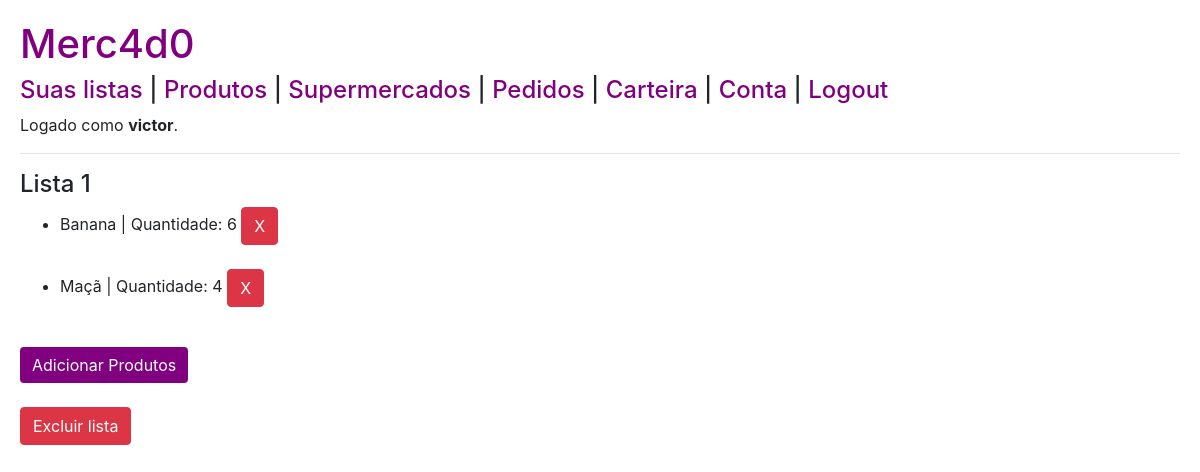
Page /lista/3 (signed in) on the committed database.
### compras/models.py (models this page shows, shortened)
class Usuario(AbstractUser):
    cpf = models.CharField(max_length=11)

class Lista(models.Model):
    nome = models.CharField(max_length=50)
    usuario = models.ForeignKey(Usuario,
                                on_delete=models.CASCADE,
                                related_name="listas")

class ProdutoLista(models.Model):
    produto = models.ForeignKey(Produto,
                                on_delete=models.CASCADE,
                                related_name="listas")
    lista = models.ForeignKey(Lista,
                                on_delete=models.CASCADE,
                                related_name="produtos")
    quantidade = models.PositiveIntegerField()

class Produto(models.Model):
    nome = models.CharField(max_length=50)

### compras/views.py (the view, shortened to what this page needs)
# urls.py: path("lista/<int:id>", views.lista, name="lista"),
def lista(request, id):
    if request.method == "GET":
        produtos = (ProdutoLista.objects.filter(lista=id))
        nomelista = Lista.objects.get(pk=id).nome
        return render(request, 'compras/lista.html', {
            "produtos": produtos,
            "id": id,
            "nome": nomelista
        })

### compras/templates/compras/lista.html (shortened to what this page needs)
{% extends "compras/layout.html" %}
{% block body %}
    <h4>{{nome}}</h4>
    <ul>
    {% for produto in produtos %}
        <li>
            <form action="{% url 'lista' id %}" method="post">
                <span>{{ produto.produto.nome }} | Quantidade: {{ produto.quantidade }} </span>
                <input type="submit" class="btn btn-danger" value="X">
            </form>
        </li>
        <br>
    {% empty %}
        <p>Lista vazia.</p>
    {% endfor %}
    </ul>
    <form action="{% url 'lista' id %}" method="post">
        <input type="submit" class="btn btn-primary" value="Adicionar Produtos">
    </form>
    <br>
    <form action="{% url 'lista' id %}" method="post">
        <input type="submit" class="btn btn-danger" value="Excluir lista">
    </form>
{% endblock %}

### compras/templates/compras/layout.html (shortened to what this page needs)
{% load static %}
<!DOCTYPE html>
<html lang="en">
<head>
    <link rel="stylesheet" href="https://cdn.jsdelivr.net/npm/bootstrap@4.5.3/dist/css/bootstrap.min.css">
    <link rel="stylesheet" href="{% static 'compras/styles.css' %}">
</head>
<body>
    <h1><a href="{% url 'index' %}">Merc4d0</a></h1>
    <h4>
    <nav>
        {% if not user.is_authenticated %}
            <a href="{% url 'login' %}">Login</a>
            <span>|</span>
            <a href="{% url 'registrar' %}">Registrar-se</a>
        {% else %}
            <a href="{% url 'index' %}">Suas listas</a>
            <span>|</span>
            <a href="{% url 'produtos' %}">Produtos</a>
            <span>|</span>
            <a href="{% url 'supermercados' %}">Supermercados</a>
            <span>|</span>
            <a href="{% url 'pedidos' %}">Pedidos</a>
            <span>|</span>
            <a href="{% url 'carteira' %}">Carteira</a>
            <span>|</span>
            <a href="{% url 'conta' %}">Conta</a>
            <span>|</span>
            <a href="{% url 'logout' %}">Logout</a>
        {% endif %}
    </nav>
    </h4>
    {% if user.is_authenticated %}
        <p>Logado como <b>{{ user.username }}</b>.</p>
    {% else %}
        <p>Não logado.</p>
    {% endif %}
    <hr>
    {% block body %}
    {% endblock %}
</body>
</html>

### compras/static/compras/styles.css (style rules this page uses)
body { padding: 20px; }
a { color: purple; }
.btn-primary { background-color: purple; border: purple; }

### rows in the picture
Usuario: username "victor"
Lista: nome "Lista 1"
ProdutoLista: produto.nome "Banana", quantidade "6"
ProdutoLista: produto.nome "Maçã", quantidade "4"
